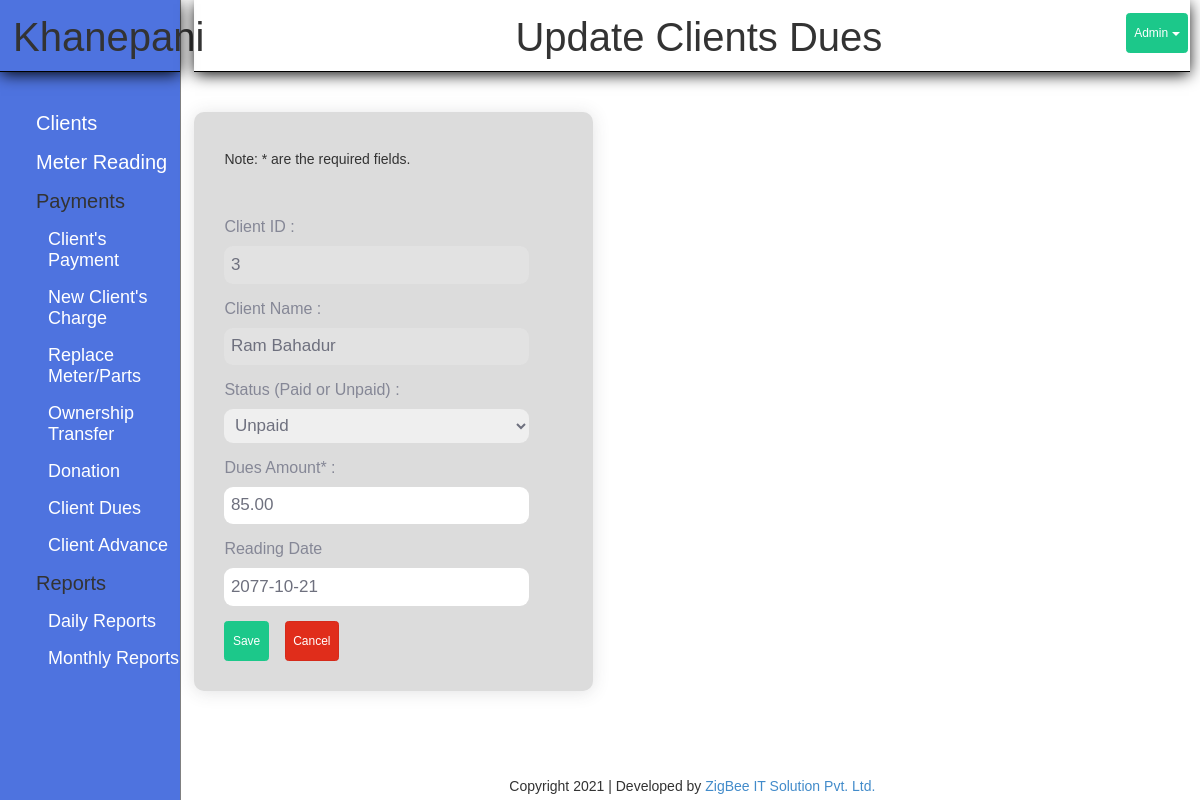
The app's page /index.php?page=dues_update&id=16 (signed in) with its own data.
### tables this page shows
CREATE TABLE `client_dues` (
  `id` int(11) NOT NULL,
  `cid` int(11) NOT NULL,
  `amount` decimal(10,2) NOT NULL,
  `status` varchar(10) NOT NULL DEFAULT 'unpaid',
  `dues_date` text NOT NULL
);

CREATE TABLE `client` (
  `id` int(11) NOT NULL,
  `name` varchar(30) NOT NULL,
  `phone` bigint(11) NOT NULL,
  `joinned` date DEFAULT NULL,
  `gharnum` varchar(10) DEFAULT NULL,
  `area` varchar(20) NOT NULL,
  `meter` varchar(15) NOT NULL,
  `address` varchar(20) NOT NULL,
  `father` varchar(30) DEFAULT NULL,
  `mother` varchar(30) DEFAULT NULL,
  `grandfather` varchar(50) DEFAULT NULL,
  `remark` text DEFAULT NULL
);

### modules/dues/function.php (called while the page is built, shortened)
<?php
	class DuesModel{
	function getSingle($d)
		{
			global $con;
			$sql = "SELECT client_dues.*, client.name,client.meter
					FROM client_dues
					INNER JOIN client
					ON client_dues.cid=client.id WHERE client_dues.id = ".$d;
			$rs = mysqli_query($con, $sql);
			$row = mysqli_fetch_assoc($rs);
			return $row;
		}
	}
?>

### modules/dues/update_form.php (the view, shortened to what this page needs)
<?php
if(isset($_GET['id']))
{
	$s = $dues->getSingle($_GET['id']);
}
?>
<div>
	<h1 class="title">Update Clients Dues</h1>
</div>
	<div class="form-box">
		<form method="post" action="?page=dues_update">
			<h5>Note: * are the required fields.</h5> <br> <br>
				<label>Client ID : </label>
				<input type="text" class="form-controlled" value="<?php echo $s['cid']; ?>" disabled />
				<label>Client Name : </label>
				<input type="text" class="form-controlled" value="<?php echo $s['name']; ?>" name="cust_name" disabled/>
				<label>Status (Paid or Unpaid) : </label>
				<select name="status" class="form-controlled" >
					<?php
						if ($s['status']=='paid') {
							echo '<option value="paid" selected>Paid</option>
							<option value="unpaid">Unpaid</option>';
						}
						else if ($s['status']=='unpaid') {
							echo '<option value="paid" >Paid</option>
							<option value="unpaid" selected>Unpaid</option>';
						}
					?>
				<select>
				<label>Dues Amount* : </label>
				<input type="text" class="form-controlled" value="<?php echo $s['amount']; ?>" name="amount" required/>
				<label>Reading Date</label>
				<input type="text" name="dues_date" autocomplete="off" id="nepaliDate5" class="nepali-calendar form-controlled" value="<?php echo $s['dues_date']; ?>" required>
			<input type="submit" class="btn btn-success btn-man" value="Save" />
			<a href="?page=meter" class="btn btn-danger">Cancel</a>
		</form>
	</div>

### style.css (style rules this page uses)
* { margin: 0px; padding: 0px; }
body { font-family: arial; }
a { text-decoration: none !important; }
.title { border-bottom: 1px solid black; box-shadow: 0px 3px 15px -1px #000; padding: 15px 0px 12px 13px; margin: 0px 0px 40px 0px; text-align: center; font-size: 40px; }
.btn { color: #fff; background-color: #1cc88a; border-color: #1cc88a; padding: 1rem .75rem; font-size: 1vw !important; line-height: 1.5; border-radius: .35rem; cursor: pointer; margin-right: 1vw; }
.btn-success { color: #fff; background-color: #1cc88a; border-color: #1cc88a; }
.btn-danger { color: #fff; background-color: #e02d1b; border-color: #d52a1a; }
label { font: normal 16px arial; color: #858796; }
.form-box { width: 40%; padding: 30px; background-color: gainsboro; border-radius: 10px; box-shadow: 0 .15rem 1.75rem 0 rgba(58,59,69,.15)!important; }
.form-controlled { display: block; width: 90%; padding: 0.65rem; border-radius: 9px; border: none; color: #6e707e; margin: 5px 0px 10px 0px; margin-bottom: 15px; font-size: 17px; }

### records on screen
client_dues: cid "3", cust_name "Ram Bahadur", status "Unpaid", amount "85.00", dues_date "2077-10-21"
